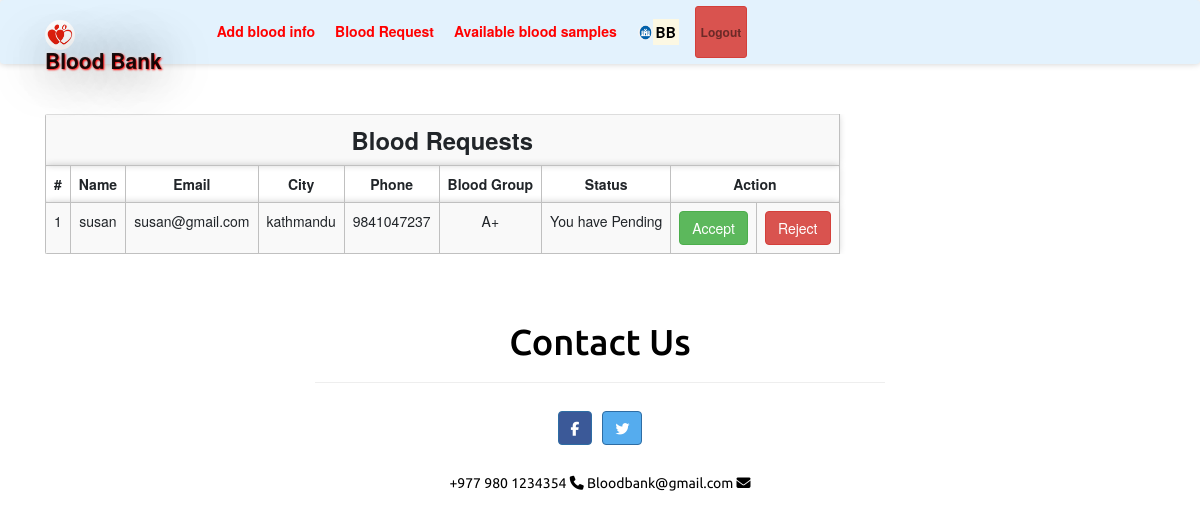
Page /bloodrequest.php (signed in) on the committed database.
### tables this page shows
CREATE TABLE `bloodrequest` (
  `reqid` int(11) NOT NULL,
  `hid` int(11) NOT NULL,
  `rid` int(11) NOT NULL,
  `bg` varchar(11) NOT NULL,
  `status` varchar(100) NOT NULL DEFAULT 'Pending'
);

CREATE TABLE `receivers` (
  `id` int(11) NOT NULL,
  `rname` varchar(100) NOT NULL,
  `remail` varchar(100) NOT NULL,
  `rpassword` varchar(100) NOT NULL,
  `rphone` varchar(100) NOT NULL,
  `rbg` varchar(10) NOT NULL,
  `rcity` varchar(100) NOT NULL
);

### message.php (called while the page is built, shortened)
<?php $counter=0; if(isset($_GET['msg'])) { ?>
	<div class="col-5 alert alert alert-success alert-dismissible fade show card" id="message">
		<button type="button" class="close" data-dismiss="alert" title="close">&times;</button><?php echo $_GET['msg'];?>
	</div>
<?php }?>

### bloodrequest.php (the view, shortened to what this page needs)
<?php
require 'file/connection.php';
if (!isset($_SESSION['hid'])) {
	header('location:login.php');
} else {
	$hid = $_SESSION['hid'];
	$sql = "select bloodrequest.*, receivers.* from bloodrequest, receivers where hid='$hid' && bloodrequest.rid=receivers.id";
	$result = mysqli_query($conn, $sql);
?>
	<!DOCTYPE html>
	<html>
	<?php require 'head.php'; ?>
	<body>
		<?php require 'header.php'; ?>
		<div class="container cont">
			<?php require 'message.php'; ?>
			<table class="table table-responsive table-striped rounded mb-5">
				<tr>
					<th colspan="9" class="title">Blood requests</th>
				</tr>
				<tr>
					<th>#</th>
					<th>Name</th>
					<th>Email</th>
					<th>City</th>
					<th>Phone</th>
					<th>Blood Group</th>
					<th>Status</th>
					<th colspan="2">Action</th>
				</tr>
				<?php while ($row = mysqli_fetch_array($result)) { ?>
					<tr>
						<td><?php echo ++$counter; ?></td>
						<td><?php echo $row['rname']; ?></td>
						<td><?php echo $row['remail']; ?></td>
						<td><?php echo $row['rcity']; ?></td>
						<td><?php echo $row['rphone']; ?></td>
						<td><?php echo $row['bg']; ?></td>
						<td><?php echo 'You have ' . $row['status']; ?></td>
						<td><?php if ($row['status'] == 'Accepted') { ?> <a href="" class="btn btn-success disabled">Accepted</a> <?php } else { ?>
								<a href="file/accept.php?reqid=<?php echo $row['reqid']; ?>" class="btn btn-success">Accept</a>
							<?php } ?>
						</td>
						<td><?php if ($row['status'] == 'Rejected') { ?> <a href="" class="btn btn-danger disabled">Rejected</a> <?php } else { ?>
								<a href="file/reject.php?reqid=<?php echo $row['reqid']; ?>" class="btn btn-danger">Reject</a>
							<?php } ?>
						</td>
					</tr>
				<?php } ?>
			</table>
		</div>
		<?php require 'footer.php'; ?>
	</body>
	</html>
<?php } ?>

### css/st.css (style rules this page uses)
.cont { padding-top: 20px; text-align: justify; font-size: 1em; }
.card ,nav, .footer,tr,video { border-radius: 3px; transition: all 200ms ease-out; box-shadow: 0px 0px 7px rgba(0, 0, 0, 0.2); }
tr,th,td { border:0.1px solid silver; text-align: center; }
.title { font-weight: bold; font-size: 1.7em; text-transform: capitalize; text-align: center; }
a:link { text-decoration: none; }

### rows in the picture
bloodrequest: receivers.rname "susan", receivers.remail "susan@gmail.com", receivers.rcity "kathmandu", receivers.rphone "9841047237", bg "A+", status "Pending"

### other values in the picture
$_SESSION['hname'] "BB"
